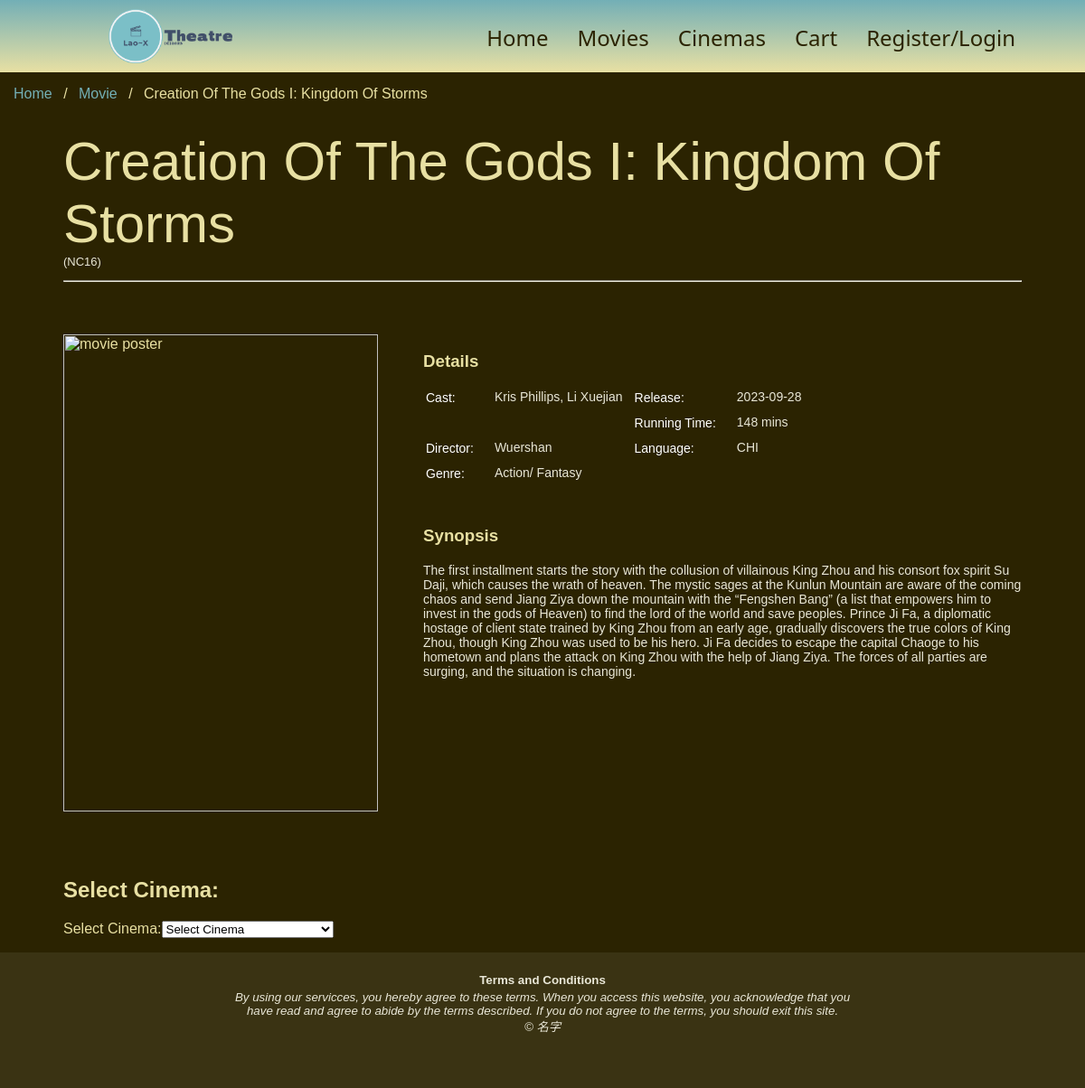
Screenshot of /get_movie.php?movie=3 with the database file from the repository.
### tables this page shows
CREATE TABLE IF NOT EXISTS `MOVIE` 
(
  `movie_id` int(5) NOT NULL AUTO_INCREMENT,
  `movie_name` varchar(50) NOT NULL,
  `duration` int(3) NOT NULL COMMENT 'mins',
  `language` varchar(3) NOT NULL COMMENT 'ENG / CHI/  HIN / MAL',
  `genre` varchar(50) NOT NULL,
  `cast` varchar(50) NOT NULL,
  `release_date` date NOT NULL,
  `synopsis` varchar(10000) NOT NULL,
  `image_dir` varchar(500) NOT NULL,
  `rating` varchar(50) NOT NULL,
   
  `director` varchar(200) NOT NULL,
  PRIMARY KEY (`movie_id`)
  
);

### get_movie.php (the view, shortened to what this page needs)
<?php
    $servername ="localhost";
    $username = "f32ee";
    $password = "f32ee";
    $dbname = "f32ee";
    $movie_id = (int)$_GET['movie'];
    $db = mysqli_connect($servername, $username, $password, $dbname);
    $query = "SELECT * FROM MOVIE WHERE movie_id=$movie_id";
    $result = $db->query($query);
    $row = $result->fetch_assoc();
    $movie_name = $row['movie_name'];
    $duration = $row['duration'];
    $language = $row['language'];
    $genre = $row['genre'];
    $release_date = $row['release_date'];
    $image_dir = $row['image_dir'];
    $synopsis = $row['synopsis'];
    $rating = $row['rating'];
    $cast = $row['cast'];
    $director = $row['director'];
?>
<html lang="en">
<head>
    <link rel="stylesheet" href="style.css">
</head>
<body>
    <div id="wrapper">
        <header id="cinema_header">
                <img id='cinema_logo' src="image/logo.png" alt="logo" >
                <table class="cinema">
                    <tr>
                        <td>
                            <a href="index.html">Home</a>
                        </td>
                        <td>
                            <a href="movies.html">Movies</a>
                        </td>
                        <td>
                            <a href="cinema.html">Cinemas</a>
                        </td>
                        <td>
                            <a href="cart.php">Cart</a>
                        </td>
                        <td>
                            <a href="login.html">Register/Login</a>
                        </td>
                    </tr>
                </table>
            </header>
        <ul class="breadcrumb">
            <li><a href="index.html">Home</a></li>
            <li><a href="movies.html">Movie</a></li>
            <li><font color="#e8e0a3"><?php echo $movie_name ?></li>
        </ul>
        <div class="content">
            <div class="mini_wrapper">
                <h class="individual_movie_title"><?php echo $movie_name ?></h>
                <p class="rating">(<?php echo $rating?>)</p>
                <hr class="individual_movie_title">
                <br>
                <div class="individual_mov">
                    <div id="img">
                        <img src="<?php echo $image_dir ?>" alt="movie poster">
                    </div>
                    <div id="info">
                        <div id="details">
                            <h3>Details</h3>
                            <table class="individual_mov" border="0">
                                <tr>
                                    <td rowspan="2" class="label">Cast: </td>
                                    <td rowspan="2" class="detail"><?php echo $cast ?></td>
                                    <td class="label">Release:</td>
                                    <td class="detail"><?php echo $release_date ?></td>
                                </tr>
                                <tr>
                                    <td class="label">Running Time: </td>
                                    <td class="detail"><?php echo $duration ?> mins</td>
                                </tr>
                                <tr>
                                    <td class="label">Director: </td>
                                    <td class="detail"><?php echo $director ?></td>
                                    <td class="label">Language: </td>
                                    <td class="detail"><?php echo $language ?></td>
                                </tr>
                                <tr>
                                    <td class="label">Genre: </td>
                                    <td class="detail"><?php echo $genre ?></td>
                                </tr>
                            </table>
                        </div>
                        <div id="synopsis">
                            <h3>Synopsis</h3>
                            <p><?php echo $synopsis ?></p>
                        </div>
                    </div>
                </div>
                <div class="booking">
                <?php
                    echo "<h2>Select Cinema:</h2>";
                    echo "<form action='' method='post'>";
                    echo "<label for='cinema_id'>Select Cinema:</label>";
                    echo "<select name='cinema_id' id='cinema_id' onchange='this.form.submit()'>";
                    echo "<option value=''>Select Cinema</option>";
                    echo "</select>";
                    echo "</form>";
                ?>
                </div>
            </div>
        </div>
        <footer class="footer">
            <table>
                <tr>
                    <td><small><b>Terms and Conditions</b></small></td>
                </tr>
                <tr>
                    <td><small><i>By using our servicces, you hereby agree to these terms. When you
                        access this website, you acknowledge that you <br>have read and agree to abide by
                        the terms described. If you do not agree to the terms,
                        you should exit this site. <br>&copy; 名字</i></small>
                     </td>
                </tr>
            </table>
        </footer>
    </div>
</body>
</html>

### style.css (style rules this page uses)
header { height: 20%; background: linear-gradient(#73afb6, #e8e0a3); text-align: center; padding-top:10px; padding-bottom: 10px; }
body { background-color: #2b2301; border: 0; margin: 0; font-family: Verdana, sans-serif; }
footer { background-color: #3a3313; bottom:0; width:100%; min-height: 150; }
footer table { color: #e9e7d7; border: 0px 20px 0px 0px; padding: 20px; margin: auto; }
footer table td { text-align: center; }
#cinema_logo { float: left; height: 100%; padding-left: 10%; }
#cinema_header { background-color: #e8e0a3; height: 10%; }
table.cinema { background-color: #ffffff00; list-style-type: none; margin: 0; padding-top: 1%; padding-right: 5%; float: right; align-content: center; }
table.cinema { color: #e9e7d7; }
table.cinema td { padding-left: 15px; padding-right: 15px; }
table.cinema a { display: block; color: #2b2301; text-align: center; text-decoration: none; font-family: 'Segoe UI', Tahoma, Geneva, Verdana, sans-serif; font-weight: 400; font-size: x-large; }
div.content { clear: both; }
* { box-sizing: border-box; }
img { vertical-align: middle; }
ul.breadcrumb { list-style: none; background-color: #2b2301; margin-top: 0px; padding: 15px; }
ul.breadcrumb li { display: inline; font-size: 16px; }
ul.breadcrumb li+li:before { padding: 8px; color: #e8e0a3; content: "/\00a0"; }
ul.breadcrumb li a { color: #73afb6; text-decoration: none; }
p.rating { margin-top: 0px; color: #FFF; font-size: 13px; }
h.individual_movie_title { color: #e8e0a3; font-size: 60px; margin-bottom: 0px; }
div.mini_wrapper { width: 1060px; margin: auto; }
p.rating { margin-top: 0px; color: #e9e7d7; font-size: 13px; }
hr.individual_movie_title { border-color: #e9e7d7; }
div.individual_mov { display: flex; padding-bottom: 5%; padding-top: 3%; }
#img img { width: 348; height: 528; }
div #info { padding-left: 50px; }
table.individual_mov { padding-bottom: 20px; }
table.individual_mov td { color: #e9e7d7; vertical-align: top; font-size: 14px; }
table.individual_mov td.detail { max-width: 300px; padding: 0px 10px 10px 20px }
table.individual_mov td.label { color: #fff; }
#synopsis p { font-size: 14px; color: #e9e7d7; }

### rows the page displays
movie: movie_name "Creation Of The Gods I: Kingdom Of Storms", rating "NC16", cast "Kris Phillips, Li Xuejian", release_date "2023-09-28", duration "148", director "Wuershan", language "CHI", genre "Action/ Fantasy", synopsis "The first installment starts the story with the collusion of villainous King Zhou and his consort fox spirit Su Daji, which causes the wrath of heaven. The mystic sages at the Kunlun Mountain are aware of the coming chaos and send Jiang Ziya down the mountain with the “Fengshen Bang” (a list that empowers him to invest in the gods of Heaven) to find the lord of the world and save peoples. Prince Ji Fa, a diplomatic hostage of client state trained by King Zhou from an early age, gradually discovers the true colors of King Zhou, though King Zhou was used to be his hero. Ji Fa decides to escape the capital Chaoge to his hometown and plans the attack on King Zhou with the help of Jiang Ziya.…"
